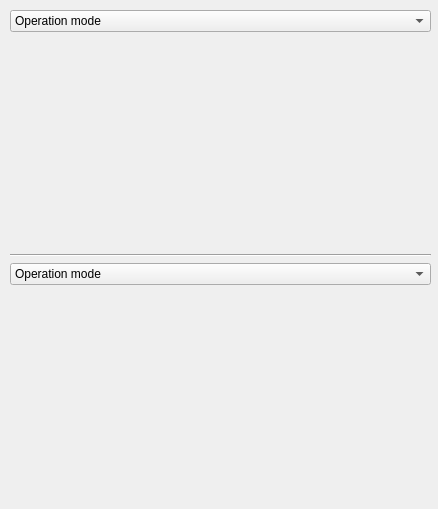
<?xml version="1.0" encoding="UTF-8"?>
<ui version="4.0">
 <class>Plot</class>
 <widget class="QWidget" name="Plot">
  <property name="geometry">
   <rect>
    <x>0</x>
    <y>0</y>
    <width>438</width>
    <height>509</height>
   </rect>
  </property>
  <property name="windowTitle">
   <string>Form</string>
  </property>
  <widget class="QWidget" name="gridLayoutWidget">
   <property name="geometry">
    <rect>
     <x>10</x>
     <y>10</y>
     <width>421</width>
     <height>491</height>
    </rect>
   </property>
   <layout class="QGridLayout" name="gridLayout" rowstretch="1,1,1,1,1" rowminimumheight="0,0,0,0,0">
    <property name="sizeConstraint">
     <enum>QLayout::SetNoConstraint</enum>
    </property>
    <item row="1" column="0">
     <widget class="QCustomPlot" name="widget_upper" native="true">
      <property name="sizePolicy">
       <sizepolicy hsizetype="Expanding" vsizetype="Expanding">
        <horstretch>0</horstretch>
        <verstretch>0</verstretch>
       </sizepolicy>
      </property>
     </widget>
    </item>
    <item row="4" column="0">
     <widget class="QCustomPlot" name="widget_lower" native="true">
      <property name="sizePolicy">
       <sizepolicy hsizetype="Expanding" vsizetype="Expanding">
        <horstretch>0</horstretch>
        <verstretch>0</verstretch>
       </sizepolicy>
      </property>
     </widget>
    </item>
    <item row="0" column="0">
     <widget class="QComboBox" name="comboBox_upper">
      <item>
       <property name="text">
        <string>Operation mode</string>
       </property>
      </item>
      <item>
       <property name="text">
        <string>Framerate</string>
       </property>
      </item>
      <item>
       <property name="text">
        <string>ATC: detection threshold</string>
       </property>
      </item>
      <item>
       <property name="text">
        <string>ATC: max features</string>
       </property>
      </item>
      <item>
       <property name="text">
        <string>ATC: keypoint encoding</string>
       </property>
      </item>
      <item>
       <property name="text">
        <string>ATC: entropy coding</string>
       </property>
      </item>
      <item>
       <property name="text">
        <string>DATC: number of coops</string>
       </property>
      </item>
      <item>
       <property name="text">
        <string>CTA: quality factor</string>
       </property>
      </item>
      <item>
       <property name="text">
        <string>Energy</string>
       </property>
      </item>
     </widget>
    </item>
    <item row="2" column="0">
     <widget class="Line" name="line">
      <property name="orientation">
       <enum>Qt::Horizontal</enum>
      </property>
     </widget>
    </item>
    <item row="3" column="0">
     <widget class="QComboBox" name="comboBox_lower">
      <property name="currentText">
       <string>Operation mode</string>
      </property>
      <item>
       <property name="text">
        <string>Operation mode</string>
       </property>
      </item>
      <item>
       <property name="text">
        <string>Framerate</string>
       </property>
      </item>
      <item>
       <property name="text">
        <string>ATC: detection threshold</string>
       </property>
      </item>
      <item>
       <property name="text">
        <string>ATC: max features</string>
       </property>
      </item>
      <item>
       <property name="text">
        <string>ATC: keypoint encoding</string>
       </property>
      </item>
      <item>
       <property name="text">
        <string>ATC: entropy coding</string>
       </property>
      </item>
      <item>
       <property name="text">
        <string>DATC: number of coops</string>
       </property>
      </item>
      <item>
       <property name="text">
        <string>CTA: quality factor</string>
       </property>
      </item>
      <item>
       <property name="text">
        <string>Energy</string>
       </property>
      </item>
     </widget>
    </item>
   </layout>
  </widget>
 </widget>
 <customwidgets>
  <customwidget>
   <class>QCustomPlot</class>
   <extends>QWidget</extends>
   <header>QCustomPlot.h</header>
   <container>1</container>
  </customwidget>
 </customwidgets>
 <resources/>
 <connections/>
</ui>
